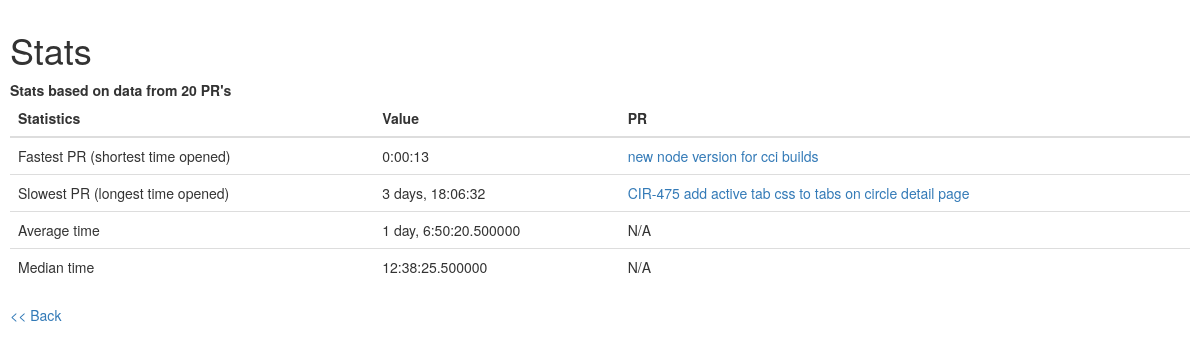
The app's page /statistics, older data.
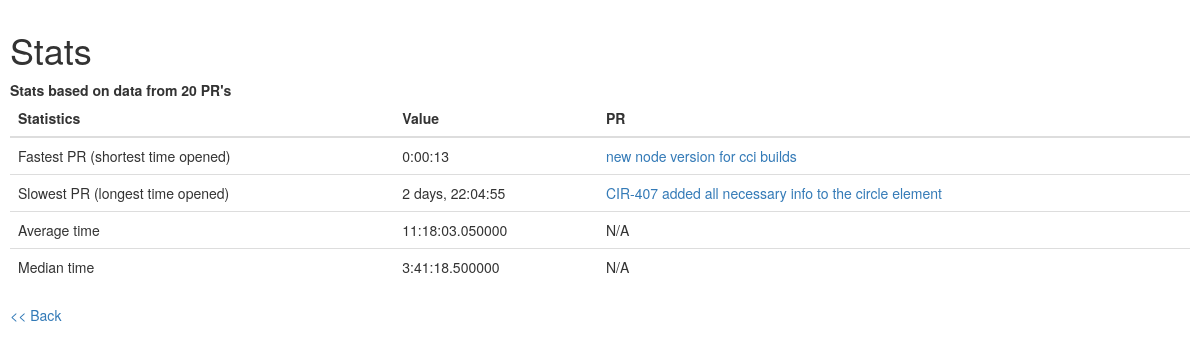
The same page, newer data.
### pr_stats/models.py (models this page shows, shortened)
class PullRequest(models.Model):
    number = models.IntegerField(primary_key=True)
    title = models.CharField(max_length=200)
    user = models.ForeignKey(User, on_delete=models.CASCADE)
    state = models.CharField(max_length=30)
    body = models.TextField(default='')
    created_at = models.DateTimeField(blank=True, null=True)
    updated_at = models.DateTimeField(blank=True, null=True)
    closed_at = models.DateTimeField(blank=True, null=True)
    closed_after_sec = models.IntegerField(blank=True, null=True)
    html_url = models.URLField(null=True)
    def time_open(self):
        if self.closed_at is None:
            self.closed_at = datetime.now(timezone.utc)
        return self.closed_at - self.created_at

### pr_stats/views.py (the view)
# urls.py: url(r'^statistics', views.statistics, name='statistics'),
def statistics(request):
    pulls = PullRequest.objects.filter(state='closed')
    fastest_pr = pulls.order_by('closed_after_sec')[:1]
    slowest_pr = pulls.order_by('-closed_after_sec')[:1]
    average_time = pulls.aggregate(Avg('closed_after_sec'))['closed_after_sec__avg']
    median_time = median_value(pulls, 'closed_after_sec')
    context = {
        'pulls': pulls,
        'fastest_pr': fastest_pr[0],
        'slowest_pr': slowest_pr[0],
        'average_time': timedelta(seconds=average_time),
        'median_time': timedelta(seconds=median_time)
    }
    return render(request, 'pr_stats/statisticts.html', context)

### pr_stats/services.py (called while the page is built)
def median_value(queryset, term):
    count = queryset.count()
    values = queryset.values_list(term, flat=True).order_by(term)
    if count % 2 == 1:
        return values[int(round(count / 2))]
    else:
        return sum(values[count / 2 - 1:count / 2 + 1]) / 2.0

### pr_stats/templates/pr_stats/statisticts.html
{% extends "base.html" %}
{% block content %}
<h1>{% block title %}Stats{% endblock %}</h1>
<b>Stats based on data from {{ pulls.count }} PR's</b>
<table class="table">
    <thead>
    <tr>
        <th>Statistics</th>
        <th>Value</th>
        <th>PR</th>
    </tr>
    </thead>
    <tbody>
    <tr class="">
        <td>Fastest PR (shortest time opened)</td>
        <td>{{ fastest_pr.time_open }}</td>
        <td><a href="{% url 'pr_stats:detail' fastest_pr.number %}">{{ fastest_pr.title }}</a></td>
    </tr>
    <tr class="">
        <td>Slowest PR (longest time opened)</td>
        <td>{{ slowest_pr.time_open }}</td>
        <td><a href="{% url 'pr_stats:detail' slowest_pr.number %}">{{ slowest_pr.title }}</a></td>
    </tr>
    <tr class="">
        <td>Average time</td>
        <td>{{ average_time }}</td>
        <td>N/A</td>
    </tr>
    <tr class="">
        <td>Median time</td>
        <td>{{ median_time }}</td>
        <td>N/A</td>
    </tr>
    </tbody>
</table>
<p><a href="{% url 'pr_stats:index' %}">&lt;&lt; Back</a></p>
{% endblock %}

### pr_stats/templates/base.html (shortened to what this page needs)
<!DOCTYPE html>
<html lang="en">
<head>
    {% load static %}
    <link rel="stylesheet" type="text/css" href="{% static 'pr_stats/style.css' %}" />
    <link rel="stylesheet" href="https://maxcdn.bootstrapcdn.com/bootstrap/3.3.7/css/bootstrap.min.css">
    <link href="https://cdn.datatables.net/plug-ins/1.10.7/integration/bootstrap/3/dataTables.bootstrap.css" rel="stylesheet" />
</head>
<body>
<div id="content">
    {% block content %}{% endblock %}
</div>
</body>
</html>

### pr_stats/static/pr_stats/style.css (style rules this page uses)
body { padding: 10px; }

Row changes from the older to the newer data that the page shows:
removed PullRequest: time_open "3 days, 18:06:32", title "CIR-475 add active tab css to tabs on circle detail page"
added PullRequest: time_open "2 days, 22:04:55", title "CIR-407 added all necessary info to the circle element"
Text that changed along with them:
{{ average_time }}: "1 day, 6:50:20.500000" → "11:18:03.050000"
{{ median_time }}: "12:38:25.500000" → "3:41:18.500000"
